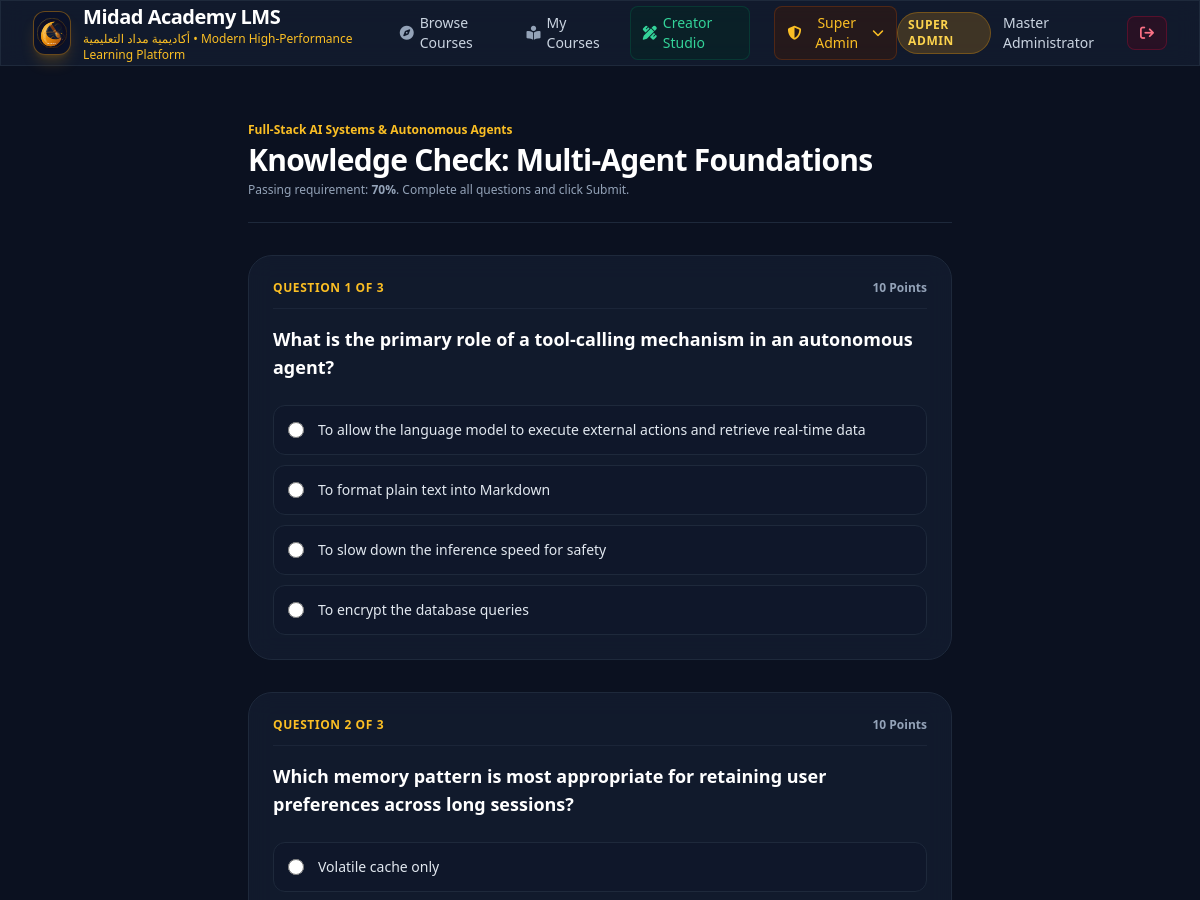
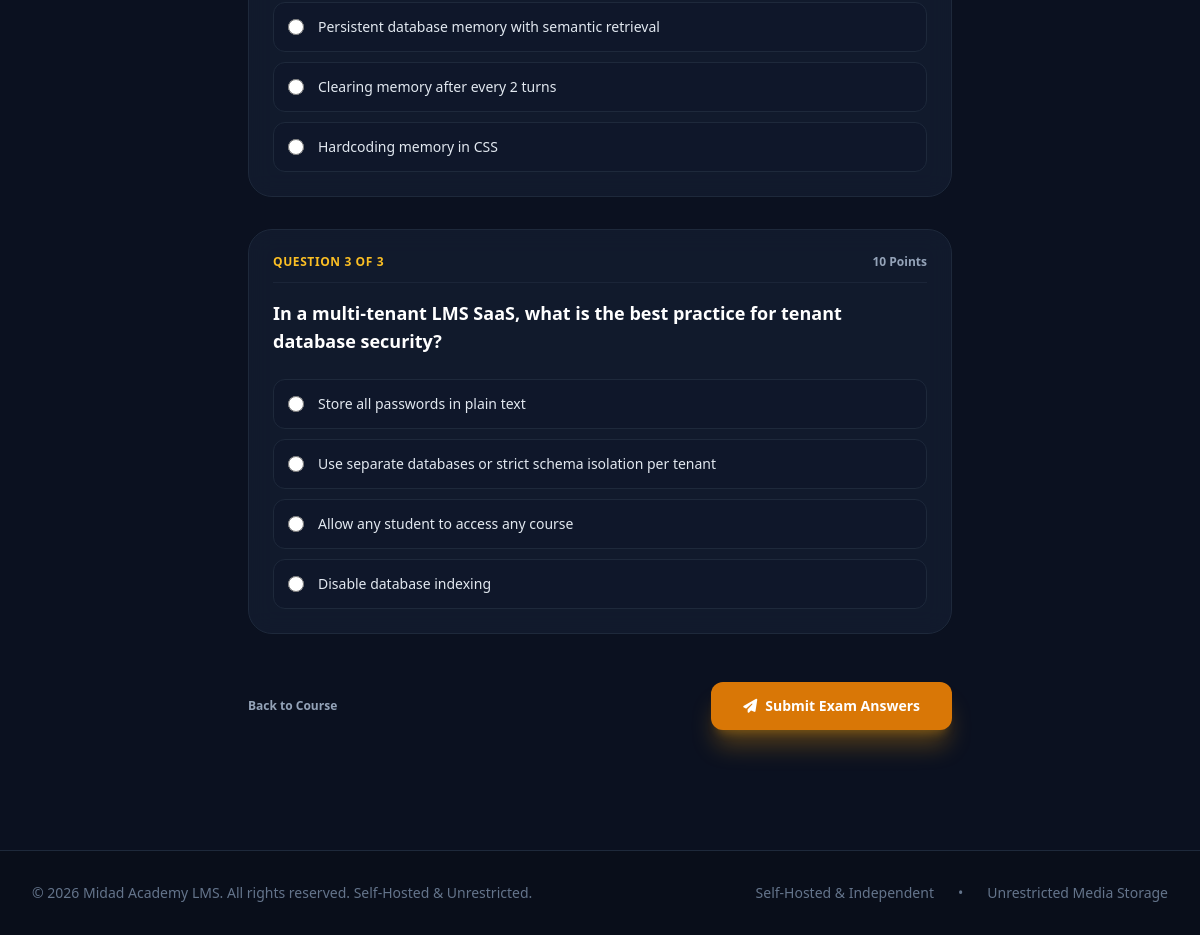
Page /quiz/1 (signed in) on the committed database (2 pictures, top to bottom).
### tables this page shows
CREATE TABLE settings (
        key TEXT PRIMARY KEY,
        value TEXT NOT NULL
    );

CREATE TABLE users (
        id INTEGER PRIMARY KEY AUTOINCREMENT,
        email TEXT UNIQUE NOT NULL,
        name TEXT NOT NULL,
        password_hash TEXT NOT NULL,
        role TEXT NOT NULL DEFAULT 'student',
        created_at TIMESTAMP DEFAULT CURRENT_TIMESTAMP
    );

CREATE TABLE courses (
        id INTEGER PRIMARY KEY AUTOINCREMENT,
        title TEXT NOT NULL,
        slug TEXT UNIQUE NOT NULL,
        description TEXT,
        instructor_id INTEGER NOT NULL,
        cover_image TEXT,
        category TEXT DEFAULT 'Technology',
        price REAL DEFAULT 0.0,
        is_published INTEGER DEFAULT 1,
        created_at TIMESTAMP DEFAULT CURRENT_TIMESTAMP,
        FOREIGN KEY (instructor_id) REFERENCES users(id) ON DELETE CASCADE
    );

CREATE TABLE quizzes (
        id INTEGER PRIMARY KEY AUTOINCREMENT,
        course_id INTEGER NOT NULL,
        lesson_id INTEGER,
        title TEXT NOT NULL,
        passing_percentage INTEGER DEFAULT 70,
        created_at TIMESTAMP DEFAULT CURRENT_TIMESTAMP,
        FOREIGN KEY (course_id) REFERENCES courses(id) ON DELETE CASCADE,
        FOREIGN KEY (lesson_id) REFERENCES lessons(id) ON DELETE SET NULL
    );

CREATE TABLE quiz_questions (
        id INTEGER PRIMARY KEY AUTOINCREMENT,
        quiz_id INTEGER NOT NULL,
        question_text TEXT NOT NULL,
        options_json TEXT NOT NULL,
        correct_option_index INTEGER NOT NULL DEFAULT 0,
        explanation TEXT,
        points INTEGER DEFAULT 10,
        FOREIGN KEY (quiz_id) REFERENCES quizzes(id) ON DELETE CASCADE
    );

### app.py (the view, shortened to what this page needs)
@app.route("/quiz/<int:quiz_id>", methods=["GET", "POST"])
@login_required
def take_quiz(quiz_id):
    conn = db.get_db_connection()
    quiz = conn.execute("SELECT * FROM quizzes WHERE id = ?", (quiz_id,)).fetchone()
    if not quiz:
        conn.close()
        abort(404)
    course = conn.execute("SELECT * FROM courses WHERE id = ?", (quiz["course_id"],)).fetchone()
    questions_rows = conn.execute("SELECT * FROM quiz_questions WHERE quiz_id = ?", (quiz_id,)).fetchall()
    questions = []
    for r in questions_rows:
        questions.append({
            "id": r["id"],
            "question_text": r["question_text"],
            "options": json.loads(r["options_json"]),
            "correct_option_index": r["correct_option_index"],
            "explanation": r["explanation"],
            "points": r["points"]
        })
    conn.close()
    return render_template("quiz_taker.html", quiz=quiz, course=course, questions=questions)

### app.py (called while the page is built)
@app.context_processor
def inject_global_data():
    settings = db.get_settings()
    current_user = None
    if "user_id" in session:
        current_user = db.get_user_by_id(session["user_id"])
    return dict(settings=settings, current_user=current_user)

def login_required(f):
    @wraps(f)
    def decorated_function(*args, **kwargs):
        if "user_id" not in session:
            flash("Please sign in to access this page.", "warning")
            return redirect(url_for("login", next=request.url))
        return f(*args, **kwargs)
    return decorated_function

### database.py (called while the page is built)
def get_db_connection():
    conn = sqlite3.connect(DB_PATH)
    conn.row_factory = sqlite3.Row
    conn.execute("PRAGMA foreign_keys = ON")
    return conn

def get_settings():
    conn = get_db_connection()
    rows = conn.execute("SELECT key, value FROM settings").fetchall()
    conn.close()
    return {row["key"]: row["value"] for row in rows}

def get_user_by_id(user_id):
    conn = get_db_connection()
    user = conn.execute("SELECT * FROM users WHERE id = ?", (user_id,)).fetchone()
    conn.close()
    return user

### templates/quiz_taker.html (shortened to what this page needs)
{% extends "base.html" %}
{% block content %}
<div class="max-w-3xl mx-auto px-4 sm:px-6 lg:px-8 py-10">
    <div class="pb-6 border-b border-slate-800">
        <span class="text-xs font-semibold text-amber-400 block">{{ course.title }}</span>
        <h1 class="text-2xl sm:text-3xl font-bold text-white tracking-tight mt-1">{{ quiz.title }}</h1>
        <p class="text-xs text-slate-400 mt-1">Passing requirement: <strong>{{ quiz.passing_percentage }}%</strong>. Complete all questions and click Submit.</p>
    </div>
    <form method="POST" class="mt-8 space-y-8">
        {% for q in questions %}
        <div class="glass-card p-6 rounded-3xl border border-slate-800 space-y-4">
            <div class="flex items-center justify-between pb-3 border-b border-slate-800/80">
                <span class="text-xs font-bold text-amber-400 uppercase tracking-wider">
                    Question {{ loop.index }} of {{ questions | length }}
                </span>
                <span class="text-xs text-slate-400 font-semibold">{{ q.points }} Points</span>
            </div>
            <h3 class="text-base sm:text-lg font-semibold text-white leading-snug">
                {{ q.question_text }}
            </h3>
            <div class="space-y-2.5 pt-2">
                {% for opt in q.options %}
                <label class="flex items-center space-x-3.5 p-3.5 rounded-xl bg-slate-900/70 hover:bg-slate-800/80 border border-slate-800 cursor-pointer transition">
                    <input type="radio" name="q_{{ q.id }}" value="{{ loop.index0 }}" required
                           class="w-4 h-4 text-blue-600 bg-slate-950 border-slate-700 focus:ring-blue-500">
                    <span class="text-sm text-slate-200">{{ opt }}</span>
                </label>
                {% endfor %}
            </div>
        </div>
        {% endfor %}
        <div class="flex items-center justify-between pt-4">
            <a href="{{ url_for('learn_course', slug=course.slug) }}" class="text-xs font-semibold text-slate-400 hover:text-white">
                Back to Course
            </a>
            <button type="submit" class="px-8 py-3.5 rounded-xl bg-amber-600 hover:bg-amber-500 text-white font-bold text-sm shadow-xl shadow-amber-500/30 transition flex items-center gap-2">
                <i class="fa-solid fa-paper-plane"></i> Submit Exam Answers
            </button>
        </div>
    </form>
</div>
{% endblock %}

### templates/base.html (shortened to what this page needs)
<!DOCTYPE html>
<html lang="en">
<head>
    <script src="https://cdn.tailwindcss.com"></script>
    <link rel="stylesheet" href="https://cdnjs.cloudflare.com/ajax/libs/font-awesome/6.4.0/css/all.min.css">
</head>
<body class="min-h-screen flex flex-col antialiased">
    <header class="sticky top-0 z-50 glass-card border-b border-slate-800">
        <div class="max-w-7xl mx-auto px-4 sm:px-6 lg:px-8">
            <div class="flex items-center justify-between h-16">
                <a href="{{ url_for('index') }}" class="flex items-center space-x-3 group">
                    <div class="w-11 h-11 rounded-xl bg-[#0A1128] border border-amber-500/40 p-0.5 flex items-center justify-center shadow-lg shadow-amber-500/20 group-hover:scale-105 transition overflow-hidden">
                        <img src="{{ url_for('static', filename='images/midad_logo.svg') }}" alt="Midad Academy LMS Logo" class="w-full h-full object-contain">
                    </div>
                    <div>
                        <span class="text-xl font-bold tracking-tight text-white block">{{ settings.site_name }}</span>
                        <span class="text-xs text-amber-400 font-medium hidden sm:block">{{ settings.tagline }}</span>
                    </div>
                </a>
                <nav class="hidden md:flex items-center space-x-6">
                    <a href="{{ url_for('index') }}" class="text-sm font-medium text-slate-300 hover:text-white transition flex items-center gap-1.5">
                        <i class="fa-solid fa-compass text-slate-400"></i> Browse Courses
                    </a>
                    {% if current_user %}
                        <a href="{{ url_for('my_learning') }}" class="text-sm font-medium text-slate-300 hover:text-white transition flex items-center gap-1.5">
                            <i class="fa-solid fa-book-open-reader text-slate-400"></i> My Courses
                        </a>
                        {% if current_user.role in ['instructor', 'super_admin'] %}
                        <a href="{{ url_for('studio') }}" class="text-sm font-medium text-emerald-400 hover:text-emerald-300 transition flex items-center gap-1.5 bg-emerald-950/40 px-3 py-1.5 rounded-lg border border-emerald-800/40">
                            <i class="fa-solid fa-pen-ruler"></i> Creator Studio
                        </a>
                        {% endif %}
                        {% if current_user.role == 'super_admin' %}
                        <div class="relative group">
                            <button class="text-sm font-medium text-amber-400 hover:text-amber-300 transition flex items-center gap-1.5 bg-amber-950/40 px-3 py-1.5 rounded-lg border border-amber-800/40">
                                <i class="fa-solid fa-shield-halved"></i> Super Admin <i class="fa-solid fa-chevron-down text-xs"></i>
                            </button>
                        </div>
                        {% endif %}
                    {% endif %}
                </nav>
                <div class="flex items-center space-x-3">
                    {% if current_user %}
                        <div class="flex items-center space-x-3">
                            <span class="text-xs font-semibold px-2.5 py-1 rounded-full uppercase tracking-wider
                                {% if current_user.role == 'super_admin' %} bg-amber-500/20 text-amber-300 border border-amber-500/30
                                {% elif current_user.role == 'instructor' %} bg-emerald-500/20 text-emerald-300 border border-emerald-500/30
                                {% else %} bg-slate-700/50 text-slate-300 border border-slate-600/30 {% endif %}">
                                {{ current_user.role | replace('_', ' ') }}
                            </span>
                            <span class="text-sm font-medium text-slate-300 hidden lg:inline">{{ current_user.name }}</span>
                            <a href="{{ url_for('logout') }}" class="text-sm font-medium text-rose-400 hover:text-rose-300 transition bg-rose-950/40 px-3 py-1.5 rounded-lg border border-rose-800/40">
                                <i class="fa-solid fa-arrow-right-from-bracket"></i>
                            </a>
                        </div>
                    {% endif %}
                </div>
            </div>
        </div>
    </header>
    <main class="flex-grow">
        {% block content %}{% endblock %}
    </main>
    <footer class="mt-20 border-t border-slate-800 bg-[#090e1a] py-8">
        <div class="max-w-7xl mx-auto px-4 sm:px-6 lg:px-8 flex flex-col md:flex-row items-center justify-between text-sm text-slate-500 gap-4">
            <p>{{ settings.footer_text }}</p>
            <div class="flex items-center space-x-6">
                <span>Self-Hosted & Independent</span>
                <span>•</span>
                <span>Unrestricted Media Storage</span>
            </div>
        </div>
    </footer>
</body>
</html>

### templates/base.html (style rules this page uses)
body { background-color: #0b1120; color: #f8fafc; font-family: system-ui, -apple-system, sans-serif; }
.glass-card { background: rgba(21, 31, 50, 0.7); backdrop-filter: blur(12px); border: 1px solid rgba(255, 255, 255, 0.08); }

### rows in the picture
settings: site_name "Midad Academy LMS"
settings: tagline "أكاديمية مداد التعليمية • Modern High-Performance Learning Platform"
users: role "SUPER ADMIN", name "Master Administrator"
courses: title "Full-Stack AI Systems & Autonomous Agents"
quizzes: title "Knowledge Check: Multi-Agent Foundations", passing_percentage "70"
quiz_questions: questions "3", points "10", question_text "What is the primary role of a tool-calling mechanism in an autonomous agent?", options "To allow the language model to execute external actions and retrieve real-time data" "To format plain text into Markdown" "To slow down the inference speed for safety" "To encrypt the database queries"
quiz_questions: questions "3", points "10", question_text "Which memory pattern is most appropriate for retaining user preferences across long sessions?", options "Volatile cache only" "Persistent database memory with semantic retrieval" "Clearing memory after every 2 turns" "Hardcoding memory in CSS"
quiz_questions: questions "3", points "10", question_text "In a multi-tenant LMS SaaS, what is the best practice for tenant database security?", options "Store all passwords in plain text" "Use separate databases or strict schema isolation per tenant" "Allow any student to access any course" "Disable database indexing"
settings: footer_text "© 2026 Midad Academy LMS. All rights reserved. Self-Hosted & Unrestricted."
